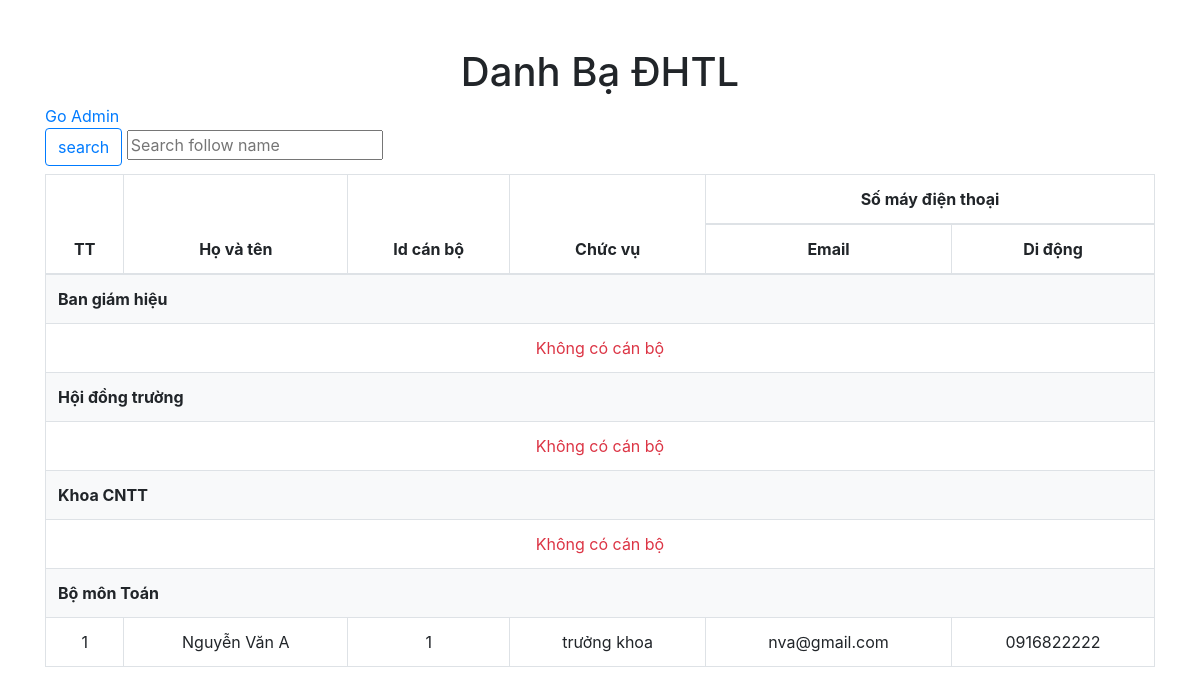
The page / on the database its author committed.
### tables this page shows
CREATE TABLE `don_vi` (
  `id` int(11) NOT NULL,
  `name` varchar(255) NOT NULL,
  `parent_id` int(11) DEFAULT NULL,
  `description` text DEFAULT NULL
);

CREATE TABLE `can_bo` (
  `id` int(11) NOT NULL,
  `name` varchar(255) NOT NULL,
  `email` varchar(255) DEFAULT NULL,
  `phone_number` varchar(20) NOT NULL,
  `address` text DEFAULT NULL,
  `id_don_vi` int(11) NOT NULL,
  `id_chuc_vu` int(11) NOT NULL
);

CREATE TABLE `chuc_vu` (
  `id` int(11) NOT NULL,
  `name` varchar(255) NOT NULL,
  `description` text DEFAULT NULL
);

### Database.php (called while the page is built, shortened)
<?php
class Database
{
    private $conn;
    public function __construct()
    {
        $conn = new mysqli(self::SERVER_NAME, self::USER_NAME, self::PASSWORD, self::DB_NAME);
        if ($conn->connect_error) {
            die("connect db fail");
        } else {
            $this->conn =  $conn;
        }
    }
    public function getAllDonVi()
    {
        $query = "SELECT * FROM " . self::TB_DONVI;
        $result = mysqli_query($this->conn, $query);
        $result_array = mysqli_fetch_all($result, MYSQLI_ASSOC);
        return $result_array;
    }
    public function getAllCanBoByDonVi($id_donvi, $name = null)
    {
        if (empty($name)) {
            $query = "SELECT * FROM " . self::TB_CANBO . " WHERE id_don_vi = $id_donvi";
        } else {
            $query = "SELECT * FROM " . self::TB_CANBO . " WHERE id_don_vi = $id_donvi AND name like '%" . $name . "%'";
        }
        $result = mysqli_query($this->conn, $query);
        $result_array = mysqli_fetch_all($result, MYSQLI_ASSOC);
        return $result_array;
    }
    public function getChucVuById($id_chucvu)
    {
        $query = "SELECT * FROM " . self::TB_CHUCVU . " WHERE id = $id_chucvu LIMIT 1";
        $result = mysqli_query($this->conn, $query);
        $result_array = mysqli_fetch_all($result, MYSQLI_ASSOC);
        return $result_array[0];
    }
}

### index.php (the view, shortened to what this page needs)
<?php
require_once "Database.php";
$db = new Database();
$donvis = $db->getAllDonVi();
if(isset($_GET["key_search"])){
    $key_search = $_GET["key_search"];
}else{
    $key_search = null;
}
?>
<!doctype html>
<html lang="en">
<head>
    <link rel="stylesheet" href="./bootstrap/css/bootstrap.min.css">
</head>
<body>
<div class="container mt-5">
    <h1 class="text-center">Danh Bạ ĐHTL</h1>
    <div class="go admin">
        <a href="https://localhost/kiemtra/admin/index.php" class="button">Go Admin</a>
    </div>
    <div class="search mb-2">
        <form action="">
            <button type="submit" class="btn btn-outline-primary">search</button>
            <input name="key_search" id="key_search" type="text" placeholder="Search follow name" value="<?php echo $key_search?>">
        </form>
    </div>
    <table class="table table-bordered text-center">
        <thead>
        <tr>
            <th rowspan="2">TT</th>
            <th rowspan="2">Họ và tên</th>
            <th rowspan="2">Id cán bộ</th>
            <th rowspan="2">Chức vụ</th>
            <th colspan="2">Số máy điện thoại</th>
        </tr>
        <tr>
            <th>Email</th>
            <th>Di động</th>
        </tr>
        </thead>
        <tbody>
        <?php
        foreach ($donvis as $donvi) {
            echo '
        <div class="col_donvi">
            <tr>
                <td colspan="6" class="bg-light text-left font-weight-bold">'.$donvi["name"].'</td>
            </tr>';
            $canbos = $db->getAllCanBoByDonVi($donvi["id"], $key_search);
            if(empty($canbos)){
                echo '
            <tr>
                <td colspan="6" class="text-danger"> Không có cán bộ</td>
            </tr>';
            }
            foreach ($canbos as $key => $canbo) {
                $canbo["chucvu"] = $db->getChucVuById($canbo["id_chuc_vu"]);
                echo '<tr>
                <td>'. ++$key .'</td>
                <td>' . $canbo["name"].'</td>
                <td>' . $canbo["id"].'</td>
                <td>'.$canbo["chucvu"]["name"].'</td>
                <td>' . $canbo["email"].'</td>
                <td>' . $canbo["phone_number"].'</td>
            </tr>';
            }
            echo '
        </div>';
        }
        ?>
        </tbody>
    </table>
</div>
</body>
</html>

### rows shown on the page
don_vi: name "Ban giám hiệu", shows "Không có cán bộ"
don_vi: name "Hội đồng trường", shows "Không có cán bộ"
don_vi: name "Khoa CNTT", shows "Không có cán bộ"
don_vi: name "Bộ môn Toán"
can_bo: name "Nguyễn Văn A", id "1", id_chuc_vu.name "trưởng khoa", email "nva@gmail.com", phone_number "0916822222"
